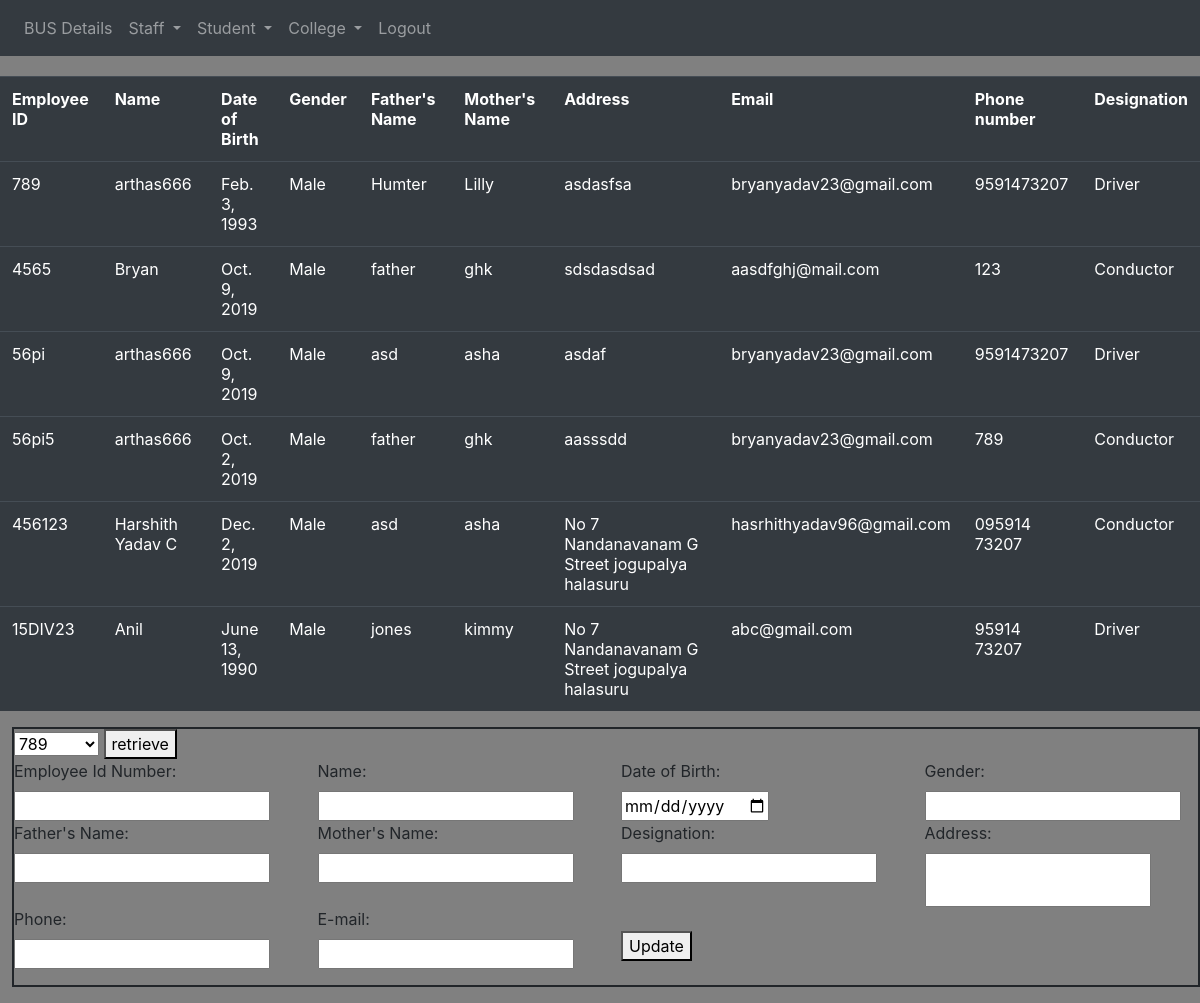
/update-employee/ (signed in), run on the app's committed database.
### employee/models.py (models this page shows)
class emp(models.Model):
    emp_id=models.CharField(max_length=10,primary_key=True)
    name=models.CharField(max_length=50)
    father=models.CharField(max_length=50)
    mother=models.CharField(max_length=50)
    dob=models.DateField(null=True)
    gender=models.CharField(max_length=6)
    address=models.CharField(max_length=100)
    email=models.EmailField(max_length=100)
    phone=models.CharField(max_length=10)
    designation=models.CharField(max_length=10)

### employee/update.py (the view, shortened to what this page needs)
# urls.py: path('update-employee/',update.update,name='update-emp'),
@login_required(login_url='login')
def update(request):
    allobj=emp.objects.all()
    if request.method=='POST' and 'update-emp' in request.POST:
        a=request.POST.get('emp')
        up=emp.objects.get(emp_id=a)
        print('hey')
        return render(request,'employee/update.html',{'allobjs':allobj,'update':up})
    return render(request,'employee/update.html',{'allobjs':allobj})

### employee/templates/employee/update.html (shortened to what this page needs)
<html>
    {% extends 'employee/navbar.html'%}
    {% block content %}
    <body>
        <form method="POST">
            <table style="margin-top:20px;" class="table table-dark table-hover">
                <tr>
                        <th>Employee ID</th>
                        <th>Name</th>
                        <th>Date of Birth</th>
                        <th>Gender</th>
                        <th>Father's Name</th>
                        <th>Mother's Name</th>
                        <th>Address</th>
                        <th>Email</th>
                        <th>Phone number</th>
                        <th>Designation</th>
                </tr>
               {% for i in allobjs %}
                <tr>
                    <td>{{i.emp_id}}</td>
                    <td>{{i.name}}</td>
                      <td>{{i.dob}}</td>
                    <td>{{i.gender}}</td>
                    <td>{{i.father}}</td>
                    <td>{{i.mother}}</td>
                    <td>{{i.address}}</td>
                    <td>{{i.email}}</td>
                    <td>{{i.phone}}</td>
                    <td>{{i.designation}}</td>
                </tr>
                {%endfor%}
            </table><div class="fora">
			<div class="row" style="display:block;">
			<div class="col-sm-3">
            <select name="emp" id="">
                {% for i in allobjs %}
                <option value="{{i.emp_id}}">{{i.emp_id}}</option>
                {% endfor %}
            </select>
            <button name="update-emp">retrieve</button>
			</div>
			</div>
        </form>
        <form method="POST">
            <div class="row">
			<div class="col-sm-3">
                    <label>Employee Id Number:</label><input type="text" name="emp_id" value="{{update.emp_id}}">
				 </div>
				 <div class="col-sm-3">
                   <label> Name:</label><br><input type="text" name="name" id="" value="{{update.name}}">
				 </div>
				 <div class="col-sm-3">
                 <div>
                    <label>  Date of Birth:</label><br> <input type="date" name="dob" id="">
                 </div>
				</div>
                  <div class="col-sm-3">
                    <label>  Gender:</label> <br> <input type="text"  name="gender" value="{{update.gender}}">
                 </div>
				 </div>
                 <div class="row">
				  <div class="col-sm-3">
                     <label>Father's Name: </label><br><input type="text" name="father" value="{{update.father}} ">
                 </div>
                  <div class="col-sm-3">
                    <label>Mother's Name:</label><br> <input type="text" name="mother" value="{{update.mother}}">
                 </div>
                  <div class="col-sm-3">
                    <label>Designation:</label><br> <input type="text" name="designation" id="" value="{{update.designation}} ">
                 </div>
                  <div class="col-sm-3">
                     <label>Address:</label><br> <textarea style="resize:none;" name="address">{{update.address}} </textarea>
                 </div>
				 </div>
                 <div class="row">
				 <div class="col-sm-3">
                     <label>Phone:</label><br> <input type="text" name="phone" value="{{update.phone}}">
                 </div>
                 <div class="col-sm-3">
                    <label> E-mail: </label><br><input type="email" name="email" id="" value="{{update.email}} ">
                 </div>
				 <div class="col-sm-3">
				 <br>
                 <button name="b34">Update</button>
				 </div>
				 </div>
        </form>
    </body>
    {%endblock%}

### employee/templates/employee/update.html (style rules this page uses)
body { background-color:grey; }
.fora { margin-left:12px; width:auto; height:auto; border:2px solid; }

### data on the page
emp: emp_id "789", name "arthas666", dob "Feb. 3, 1993", gender "Male", father "Humter", mother "Lilly", address "asdasfsa", email "bryanyadav23@gmail.com", phone "9591473207", designation "Driver"
emp: emp_id "4565", name "Bryan", dob "Oct. 9, 2019", gender "Male", father "father", mother "ghk", address "sdsdasdsad", email "aasdfghj@mail.com", phone "123", designation "Conductor"
emp: emp_id "56pi", name "arthas666", dob "Oct. 9, 2019", gender "Male", father "asd", mother "asha", address "asdaf", email "bryanyadav23@gmail.com", phone "9591473207", designation "Driver"
emp: emp_id "56pi5", name "arthas666", dob "Oct. 2, 2019", gender "Male", father "father", mother "ghk", address "aasssdd", email "bryanyadav23@gmail.com", phone "789", designation "Conductor"
emp: emp_id "456123", name "Harshith Yadav C", dob "Dec. 2, 2019", gender "Male", father "asd", mother "asha", address "No 7 Nandanavanam G Street jogupalya halasuru", email "hasrhithyadav96@gmail.com", phone "095914 73207", designation "Conductor"
emp: emp_id "15DIV23", name "Anil", dob "June 13, 1990", gender "Male", father "jones", mother "kimmy", address "No 7 Nandanavanam G Street jogupalya halasuru", email "abc@gmail.com", phone "95914 73207", designation "Driver"

### other printed values
form field emp "789"
